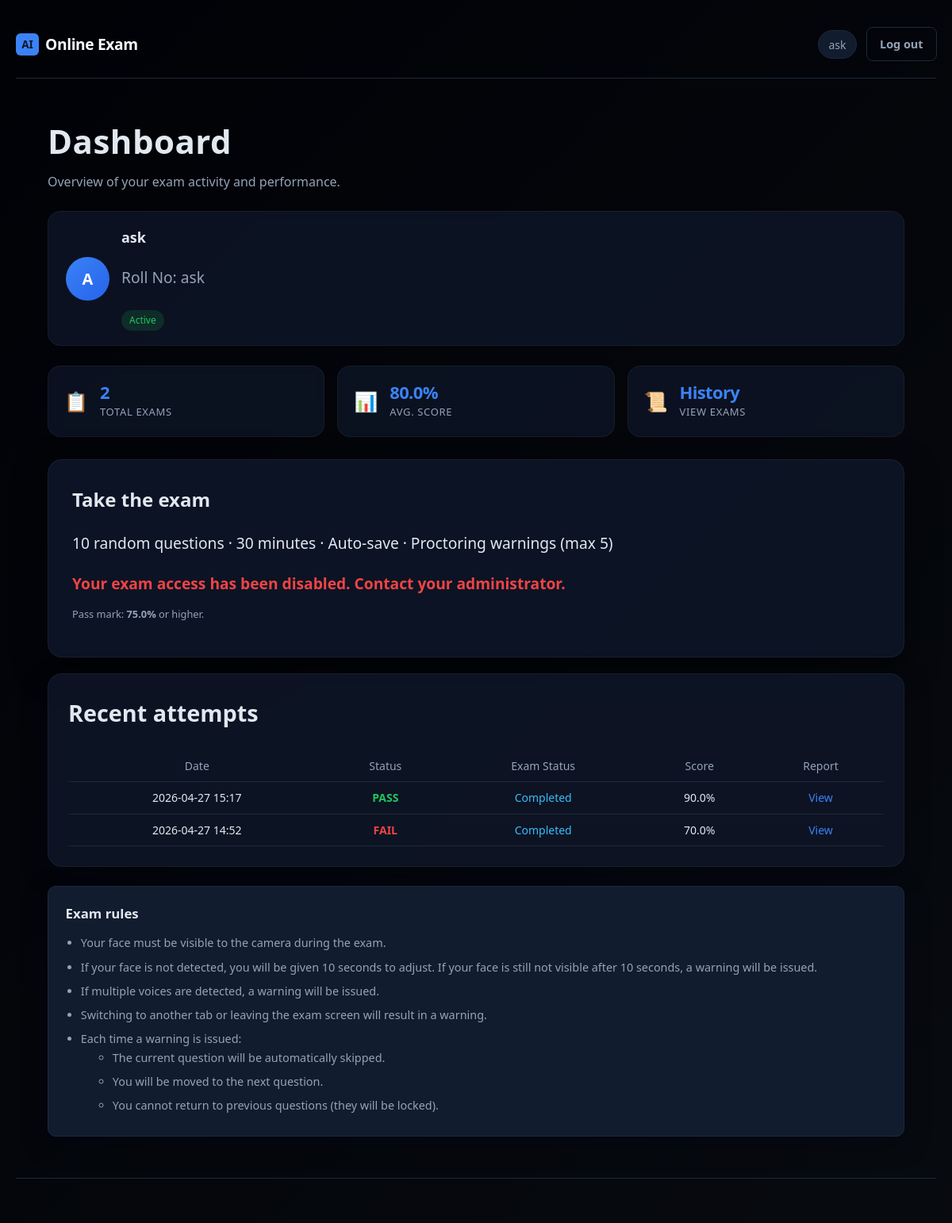
The app's page /dashboard (signed in), older data.
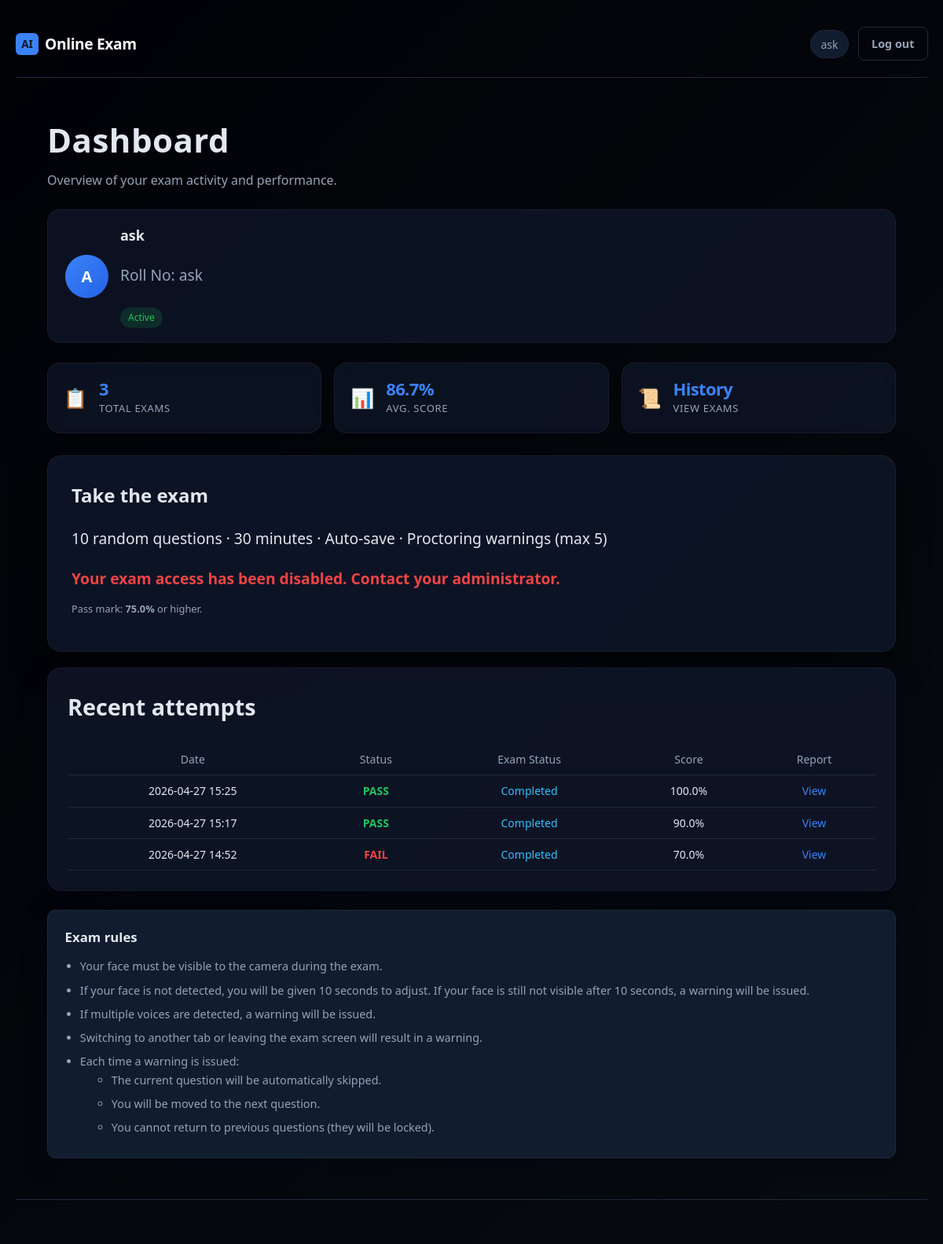
The same page, newer data.
### app.py (models this page shows)
class Attempt(db.Model):
    __tablename__ = "attempts"
    id = db.Column(db.Integer, primary_key=True)
    user_id = db.Column(db.Integer, db.ForeignKey("users.id"), nullable=False)
    exam_id = db.Column(db.Integer, db.ForeignKey('exam_history.id'), nullable=True)
    started_at = db.Column(db.DateTime, nullable=False)
    ended_at = db.Column(db.DateTime, nullable=True)
    status = db.Column(db.String(20), default="in_progress")
    score = db.Column(db.Float, nullable=True)
    question_ids_json = db.Column(db.Text, nullable=False)
    current_index = db.Column(db.Integer, default=0)
    time_limit_seconds = db.Column(db.Integer, default=EXAM_TIME_SECONDS)
    tab_switch_count = db.Column(db.Integer, default=0)
    face_missing_warnings = db.Column(db.Integer, default=0)
    warning_count = db.Column(db.Integer, default=0)
    warning_details_json = db.Column(db.Text, nullable=False, default="[]")
    timeline_json = db.Column(db.Text, nullable=False, default="[]")
    student_profile_json = db.Column(db.Text, nullable=False, default="{}")
    cheating_risk = db.Column(db.String(20), nullable=True)

### app.py (the view)
@app.route("/dashboard")
@login_required
def dashboard():
    uid = session["user_id"]
    user = db.session.get(User, uid)
    if user and getattr(user, "is_admin", False):
        return redirect(url_for("admin_dashboard"))
    attempts = (
        Attempt.query.filter_by(user_id=uid)
        .order_by(Attempt.started_at.desc())
        .limit(20)
        .all()
    )
    completed = [a for a in attempts if a.status == "completed"]
    total_exams = len(attempts)
    completed_n = len(completed)
    scores = [a.score for a in completed if a.score is not None]
    avg_score = round(sum(scores) / len(scores), 1) if scores else None
    has_completed_exam = completed_n > 0
    exam_access = user and getattr(user, "exam_access_enabled", True)
    running_exam = get_running_exam()
    existing_attempt = None
    if running_exam:
        existing_attempt = Attempt.query.filter_by(
            user_id=user.id,
            exam_id=running_exam.id,
            status="completed"
        ).first()
    can_start_exam = bool(
        running_exam
        and (not existing_attempt or user.allow_reattempt)
    )
    latest_completed = next((a for a in attempts if a.status == "completed"), None)
    latest_pass = is_passing_score(latest_completed.score) if latest_completed else None
    from datetime import datetime
    from datetime import datetime
    now = datetime.now().replace(tzinfo=None)
    schedule = ExamSchedule.query.filter(
        ExamSchedule.start_time <= now,
        ExamSchedule.end_time >= now
    ).order_by(ExamSchedule.start_time.asc()).first()
    print("NOW:", now)
    print("START:", schedule.start_time if schedule else None)
    print("END:", schedule.end_time if schedule else None)
    current_time = now
    return render_template(
        "dashboard.html",
        attempts=attempts,
        questions_per_exam=QUESTIONS_PER_EXAM,
        total_exams=total_exams,
        completed_n=completed_n,
        avg_score=avg_score,
        has_completed_exam=has_completed_exam,
        can_start_exam=can_start_exam,
        pass_threshold=PASS_SCORE_THRESHOLD,
        latest_pass=latest_pass,
        exam_access=exam_access,
        student=user,
        schedule=schedule,
        current_time=current_time,
    )

### app.py (called while the page is built)
def login_required(f):
    @wraps(f)
    def decorated(*args, **kwargs):
        if "user_id" not in session:
            return redirect(url_for("login"))
        return f(*args, **kwargs)
    return decorated

def is_passing_score(score):
    return score is not None and float(score) >= PASS_SCORE_THRESHOLD

### templates/dashboard.html (shortened to what the changed rows need)
{% extends "base.html" %}
{% block body_class %}page-dashboard{% endblock %}
{% block content %}
<section class="dash-hero">
  <div class="dash-hero-text">
    <h1>Dashboard</h1>
  </div>
</section>
<div class="dash-stats">
  <a href="{{ url_for('exam_list_page') }}" class="dash-stat-card dash-stat-exams">
    <div class="dash-stat-body">
        <span class="dash-stat-value">{{ total_exams }}</span>
        <span class="dash-stat-label">Total exams</span>
    </div>
  </a>
    <a href="{{ url_for('score_page') }}" class="dash-stat-card dash-stat-score">
    <div class="dash-stat-body">
        <span class="dash-stat-value">
            {% if avg_score is not none %}{{ avg_score }}%{% else %}—{% endif %}
        </span>
        <span class="dash-stat-label">Avg. score</span>
    </div>
  </a>
  </div>
<div class="dashboard-layout">
  <div class="card highlight-card dash-start-card">
    <h2>Take the exam</h2>
  </div>
  <div class="card dash-table-card">
    <h2>Recent attempts</h2>
    {% if attempts %}
    <div class="table-wrap">
      <table class="data-table">
        <thead>
          <tr>
            <th>Date</th>
            <th>Status</th>
            <th>Exam Status</th>
            <th>Score</th>
            <th>Report</th>
          </tr>
        </thead>
        <tbody>
          {% for a in attempts %}
          <tr>
            <td>{{ a.started_at.strftime('%Y-%m-%d %H:%M') }}</td>
            <td>
  {% if (a.score or 0) >= 75 %}
    <span style="color:#22c55e; font-weight:600;">PASS</span>
  {% else %}
    <span style="color:#ef4444; font-weight:600;">FAIL</span>
  {% endif %}
</td>
            <td>
              <span style="color:#38bdf8; font-weight:500;">Completed</span>
            </td>
            <td>{% if a.score is not none %}{{ a.score }}%{% else %}mdash;{% endif %}</td>
            <td>{% if a.status == 'completed' %}<a href="{{ url_for('exam_report', attempt_id=a.id) }}">View</a>{% else %}mdash;{% endif %}</td>
          </tr>
          {% endfor %}
        </tbody>
      </table>
    </div>
    {% else %}
    <p class="muted">No attempts yet.</p>
    {% endif %}
  </div>
</div>
<section class="card exam-rules-card">
  <h2 class="exam-rules-title">Exam rules</h2>
</section>
{% endblock %}

Row changes from the older to the newer data that the page shows:
added Attempt: started_at "2026-04-27 15:25", shows "PASS", score "100.0"
Text that changed along with them:
{{ total_exams }}: "2" → "3"
{{ avg_score }}: "80.0" → "86.7"
